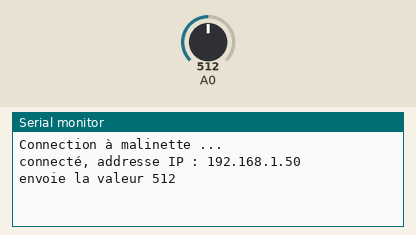
Simulated run of this sketch. Board: ESP8266 (NodeMCU). Parts: the last lines printed to the serial monitor. The inputs (shaded band) are chosen by the test bench; at power-on: A0 = 512. WiFi joins after 1.5 s; servers stay silent unless stated.

Above: at 2.7 s.
2.8 s: A0 set to 716
At 4.0 s:
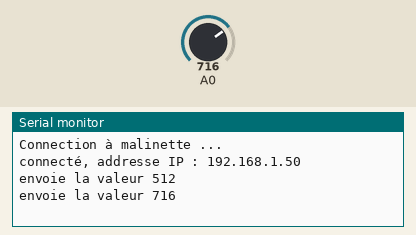
4.3 s: A0 set to 900
At 5.1 s:
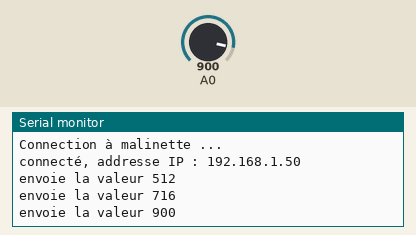

The sketch:

OSC.ino
```cpp
#include <ESP8266WiFi.h> // fonctions wifi : connection en station ou point d'accès, addresses IP ...
#include <WiFiUdp.h> // création de paquets UDP et envoi sur le réseau
#include <OSCMessage.h> // gestion du protocol OSC en envoi et réception

static char* nomDuReseau = "malinette"; // attention, sensible à la casse
static char* motDePasse = "malinette666"; // idem
static const int portOSC = 8000; // port auquel les paquets seront envoyés, doit être identique à celui du récepteur
static IPAddress IPcible = IPAddress({10,0,0,255});// addresse à laquelle les messages sont envoyés, ici en broadcast
static int tolerance = 2; // différence minimale entre la la valeur actuelle et la précédente à partir de laquelle les messages seront envoyés
int valeurPrecedente = 0; // stockera la valeur précédente
WiFiUDP UDP;

void setup() {
  Serial.begin(115200); // ouverture du port série
  while (true) { // tant que la connection n'est pas établie, on restera coincé ici
    Serial.println("\n\nConnection à " + String(nomDuReseau) + " ...");
    WiFi.mode(WIFI_STA); // mode station : se connecte à un point d'accès existant
    WiFi.begin(nomDuReseau, motDePasse); // tentative de connection
    ESP.wdtFeed(); // évite de rebooter l'ESP si l'opération le bloque trop longtemps
    yield(); // rends la main à l'ESP
    if ( WiFi.waitForConnectResult() == WL_CONNECTED ) {break;} // si la connection est établie, on sort de la boucle infinie
  }
  Serial.print("connecté, addresse IP : ");
  Serial.println(WiFi.localIP()); // addresse IP attribuée à l'ESP par le routeur wifi auquel il se connecte
}

void loop() {
  int valeurActuelle = analogRead(0); // lecture du port analogique
  if (valeurActuelle < valeurPrecedente-tolerance || valeurActuelle > valeurPrecedente+tolerance) { // si la valeur à changée significativement
    envoieOSC(valeurActuelle);
    valeurPrecedente = valeurActuelle; // la tendance d'hier est le vintage d'aujourd'hui
  }
  yield(); // rends la main à l'ESP
  delay(2); // une courte sieste lui permettra de travailler plus longtemps
}

void envoieOSC(int valeur) {
  Serial.print("envoie la valeur "); Serial.println(valeur);
  static char* addresseOSC = "/monOSC"; // l'addresse OSC doit correspondre à ce que le destinataire attends
  OSCMessage* message = new OSCMessage(addresseOSC); // création d'un nouveau message vide
  message->add((float) valeur/1024.0f);// on ajoute la valeur sous forme d'un float entre 0 et 1
  UDP.beginPacket(IPcible, portOSC); // création d'un paquet UDP vide
  message->send(UDP); // envoi du message OSC en UDP
  UDP.endPacket(); // le paquet est refermé (sans ruban)
  delete(message); // on nettoie derrière soi pour éviter de mauvaises surprises
  ESP.wdtFeed();
  yield();
}
```

Measured:
- after the input at 2.8 s, the serial monitor: prints a new line at once (image 1)
- after the input at 4.3 s, the serial monitor: prints a new line at once (image 2)
